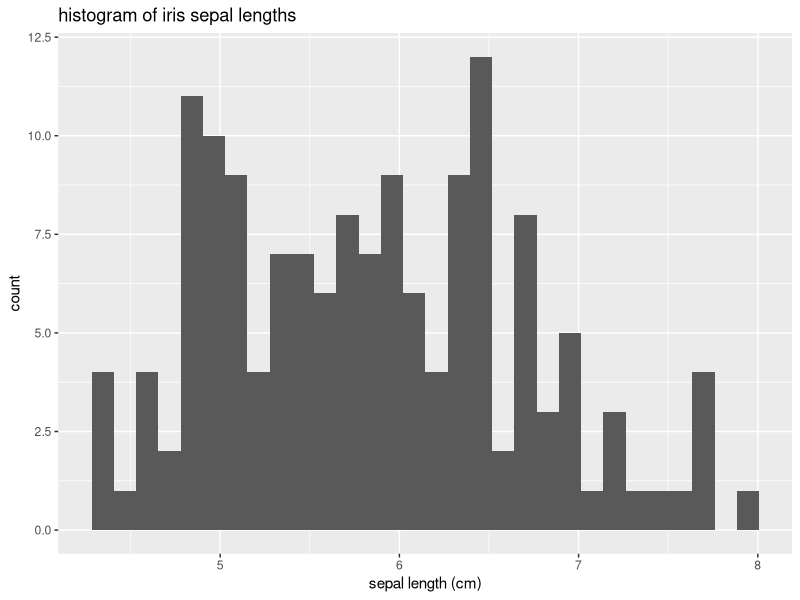
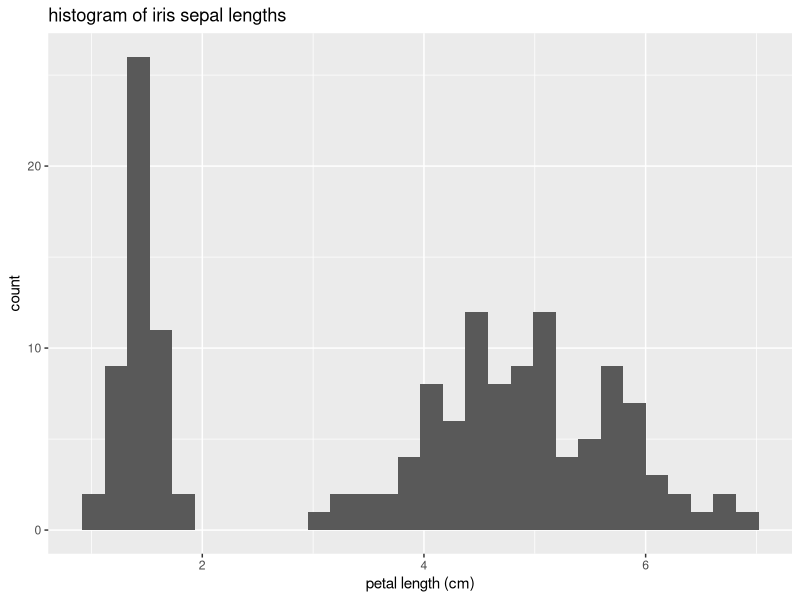
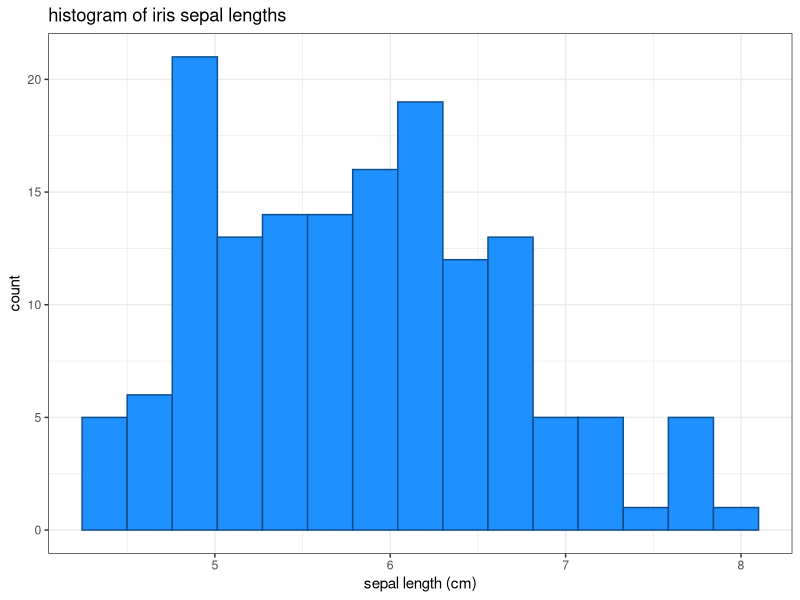
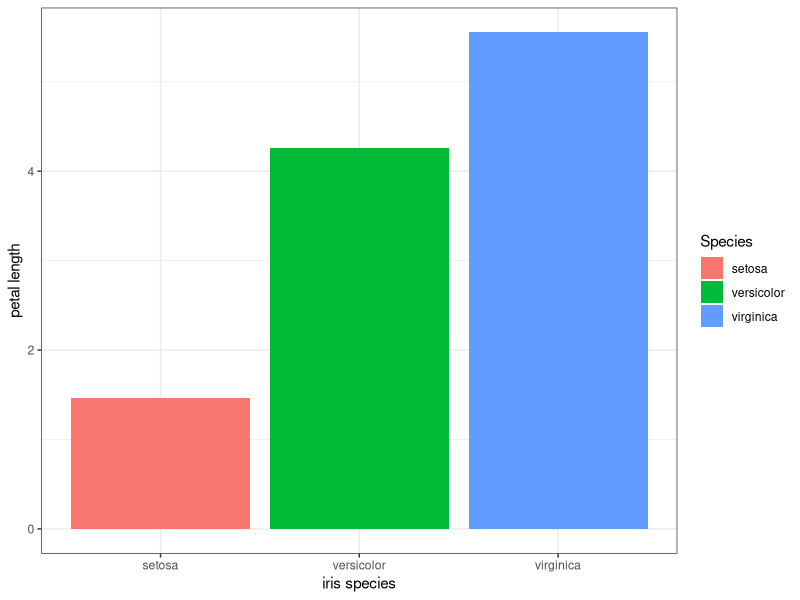
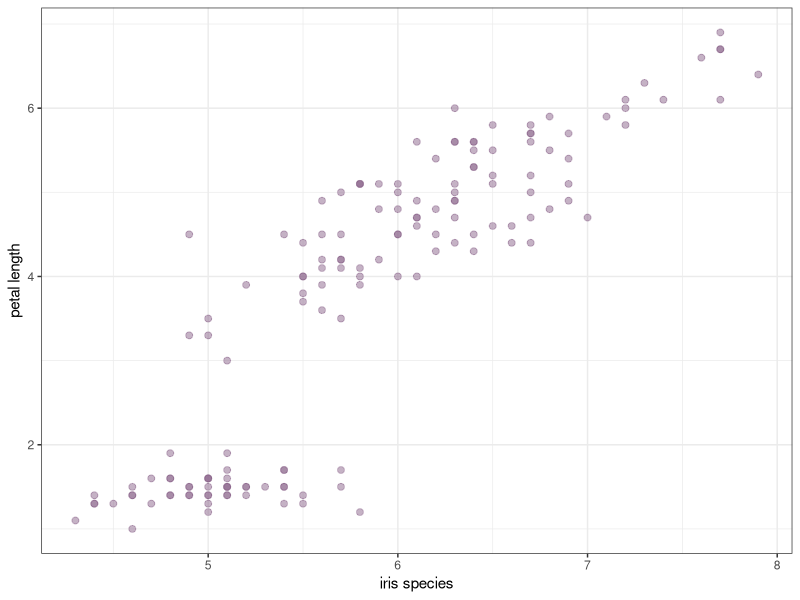
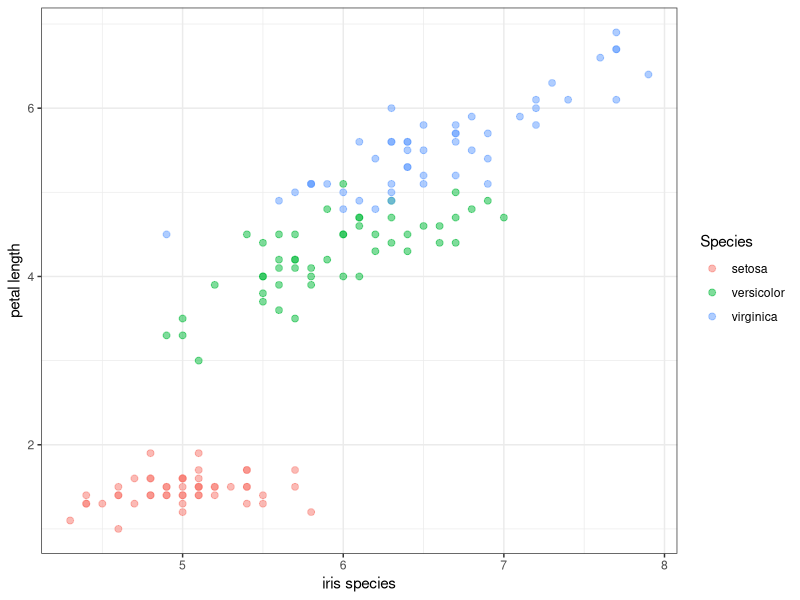

Source code (R) for these figures, in order:
## ---- chunk 1
knitr::opts_chunk$set(echo = TRUE)
## ---- chunk 2
library(tidyverse)
## ---- chunk 3
# load data
mydata <- iris
## ---- chunk 4
head(mydata)
nrow(mydata)
ncol(mydata)
## ---- chunk 5
# sepal length
ggplot(data = mydata, aes(x = Sepal.Length)) +
  geom_histogram() +
  labs(x = 'sepal length (cm)', title = 'histogram of iris sepal lengths')

# petal length
ggplot(data = mydata, aes(x = Petal.Length)) +
  geom_histogram() +
  labs(x = 'petal length (cm)', title = 'histogram of iris sepal lengths')
## ---- chunk 6
# sepal length
ggplot(data = mydata, aes(x = Sepal.Length)) +
  geom_histogram(bins = 15, fill = 'dodgerblue', color = 'dodgerblue4') +
  labs(x = 'sepal length (cm)', title = 'histogram of iris sepal lengths') +
  theme_bw()
## ---- chunk 7
ggplot(data = mydata, aes(x = Species, y = Petal.Length, fill = Species)) +
  geom_bar(stat = 'summary', fun.y = 'mean') +
  labs(x = 'iris species', y = 'petal length') +
  theme_bw()
## ---- chunk 8
cor.test(mydata$Sepal.Length, mydata$Petal.Length)
# The correlation between sepal length and petal length is 0.87. This indicates that flowers with longer sepal lengths also tend to have longer petals.

ggplot(data = mydata, aes(x = Sepal.Length, y = Petal.Length)) +
  geom_point(size = 2, alpha = 0.5, color = 'plum4') +
  labs(x = 'iris species', y = 'petal length') +
  theme_bw()

# bonus
ggplot(data = mydata, aes(x = Sepal.Length, y = Petal.Length, color = Species)) +
  geom_point(size = 2, alpha = 0.5) +
  labs(x = 'iris species', y = 'petal length') +
  theme_bw()
